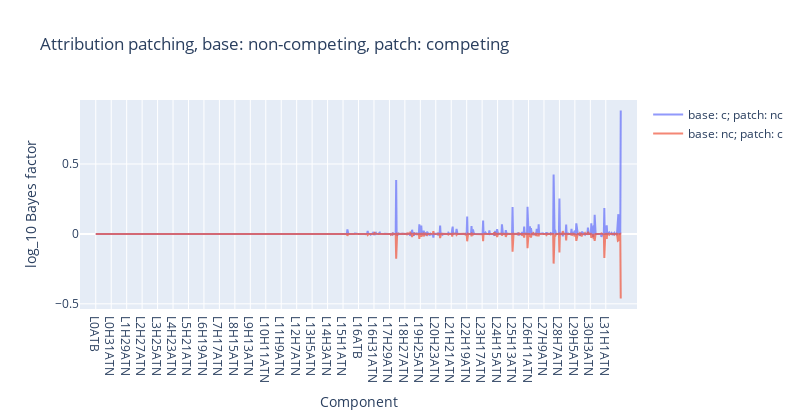

The code cell stored with this chart in its notebook:
### Code cell
utils.plot_head_data(
    lines=[
        (f"base: c; patch: nc", df.comp_log_bf_c_nc.mean() / np.log(10), LABELS),
        (f"base: nc; patch: c", df.comp_log_bf_nc_c.mean() / np.log(10), LABELS),
    ],
    spacing=32,
    title="Attribution patching, base: non-competing, patch: competing",
    yaxis_title="log_10 Bayes factor",
    xaxis_title="Component",
    height=420,
    width=800,
).show()

### Figure 1 — Plotly figure (JSON) as saved in the notebook; plotly's stock layout.template omitted (floating-point values rounded to 4 significant figures; data arrays with more than 128 entries replaced by an {"elided": "..."} marker saying what was removed)
{"data": [{"mode": "lines", "name": "base: c; patch: nc", "opacity": 0.7, "type": "scatter", "x": {"elided": "1088 str values"}, "y": {"elided": "1088 float values"}}, {"mode": "lines", "name": "base: nc; patch: c", "opacity": 0.7, "type": "scatter", "x": {"elided": "1088 str values"}, "y": {"elided": "1088 float values"}}], "layout": {"height": 420, "hovermode": "x unified", "showlegend": true, "title": {"text": "Attribution patching, base: non-competing, patch: competing"}, "width": 800, "xaxis": {"range": [-32.64, 1121.0], "ticktext": ["L0ATB", "L0H31ATN", "L1H29ATN", "L2H27ATN", "L3H25ATN", "L4H23ATN", "L5H21ATN", "L6H19ATN", "L7H17ATN", "L8H15ATN", "L9H13ATN", "L10H11ATN", "L11H9ATN", "L12H7ATN", "L13H5ATN", "L14H3ATN", "L15H1ATN", "L16ATB", "L16H31ATN", "L17H29ATN", "L18H27ATN", "L19H25ATN", "L20H23ATN", "L21H21ATN", "L22H19ATN", "L23H17ATN", "L24H15ATN", "L25H13ATN", "L26H11ATN", "L27H9ATN", "L28H7ATN", "L29H5ATN", "L30H3ATN", "L31H1ATN"], "tickvals": [0, 32, 64, 96, 128, 160, 192, 224, 256, 288, 320, 352, 384, 416, 448, 480, 512, 544, 576, 608, 640, 672, 704, 736, 768, 800, 832, 864, 896, 928, 960, 992, 1024, 1056], "title": {"text": "Component"}}, "yaxis": {"title": {"text": "log_10 Bayes factor"}}}}
